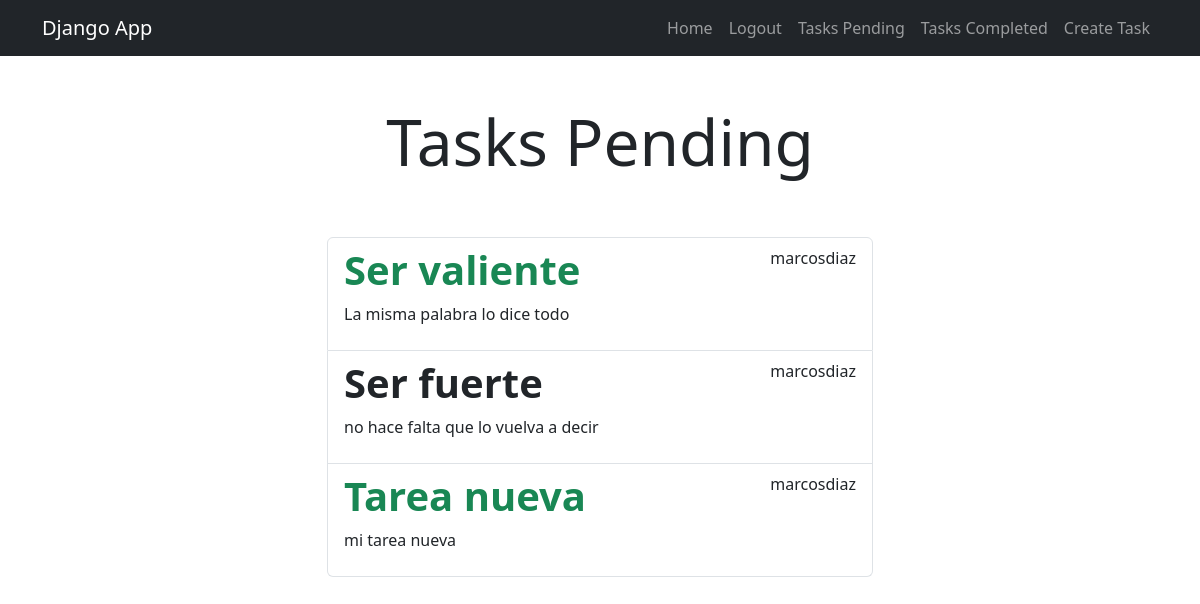
Screenshot of /tasks/ (signed in) with the database file from the repository.
### tasks/models.py (models this page shows, shortened)
class Task(models.Model):
    title = models.CharField(max_length=100)
    description = models.TextField(blank = True)
    created = models.DateTimeField(auto_now_add = True)
    datecompleted = models.DateTimeField(null = True, blank = True)
    important = models.BooleanField(default = False)
    user = models.ForeignKey(User, on_delete = models.CASCADE )

### tasks/views.py (the view)
# urls.py: path("tasks/", views.tasks, name = "tasks"),
@login_required
def tasks(request):
    tasks = Task.objects.filter(user= request.user, datecompleted__isnull=True)
    return render(request, 'tasks.html', {'tasks': tasks})

### tasks/templates/tasks.html (shortened to what this page needs)
{% extends 'base.html' %}
{% block content %}
<main class="container">
    <div class="row">
        <div class="col-md-6 offset-md-3">
            <h1 class="text-center display-3 py-5">Tasks Pending</h1>
            <ul class="list-group">
            {%for task in tasks%}
            <a class="list-group-item" href="{% url 'task_detail' task.id %}">
                <header class="d-flex justify-content-between">
                    {% if task.important  %}
                        <h1 class="fw-bold text-success">{{task.title}}</h1>
                    {% else %}
                        <h1 class="fw-bold">{{task.title}}</h1>
                    {% endif %}
                    <p>{{task.user.username}}</p>
                </header>
                    <p>{{task.description}}</p>
            </a>
            {%endfor%}
            </ul>
        </div>
    </div>
</main>
{% endblock %}

### tasks/templates/base.html (shortened to what this page needs)
<!DOCTYPE html>
<html lang="en">
<head>
    <link rel="stylesheet" href="https://cdn.jsdelivr.net/npm/bootstrap@5.3.5/dist/css/bootstrap.min.css">
</head>
<body>
    <nav class="navbar navbar-expand-lg bg-dark navbar-dark">
        <div class="container">
        <a class="navbar-brand" href="/">Django App</a>
        <div class="collapse navbar-collapse" id="navbarNav">
            <ul class="navbar-nav ms-auto">
                <li><a href="/" class = "nav-link">Home</a></li>
                {% if user.is_authenticated %}
                <li class="nav-item"><a href="/logout" class = "nav-link">Logout</a></li>
                <li class="nav-item"><a href="{% url 'tasks' %}" class = "nav-link">Tasks Pending</a></li>
                <li class="nav-item"><a href="{% url 'tasks_completed' %}" class = "nav-link">Tasks Completed</a></li>
                <li class="nav-item"><a href="/create/task" class = "nav-link">Create Task</a></li>
                {% else %}
                <li class="nav-item"><a href="/signup" class = "nav-link">Signup</a></li>
                <li class="nav-item"><a href="/signin" class = "nav-link">Signin</a></li>
                {% endif %}
            </ul>
        </div>
        </div>
    </nav>
    {% block content %}
    {% endblock %}
</body>
</html>

### rows the page displays
Task: title "Ser valiente", user.username "marcosdiaz", description "La misma palabra lo dice todo"
Task: title "Ser fuerte", user.username "marcosdiaz", description "no hace falta que lo vuelva a decir"
Task: title "Tarea nueva", user.username "marcosdiaz", description "mi tarea nueva"
